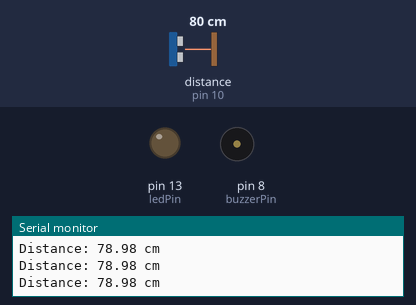
The sketch below on a simulated Arduino Uno, built with avr-gcc and run on an emulated ATmega328P. Parts: output pins drawn as LEDs (lit = HIGH), buzzer (waves = sounding, pin HIGH), the last lines printed to the serial monitor. Wiring (inferred from the names in the program): ultrasonic range finder: trigger pin 9; echo pin 10. Dashed ring = blinking. The test bench sets the inputs (shaded band); at power-on: distance to the obstacle (sensor on pin 10) 80 cm. The echo pulse lasts 58.3 µs per cm; pins used as bus, display or sensor lines are not drawn.

Above: at 1.2 s.
1.3 s: distance to the obstacle (sensor on pin 10) set to 53 cm
4.3 s: distance to the obstacle (sensor on pin 10) set to 46 cm
At 4.7 s:
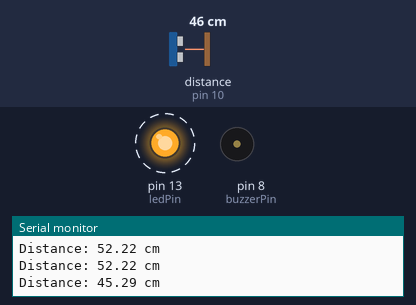
7.3 s: distance to the obstacle (sensor on pin 10) set to 60 cm
At 8.0 s:
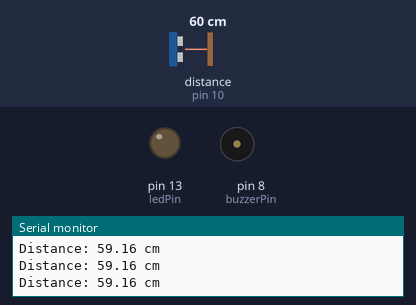
8.8 s: distance to the obstacle (sensor on pin 10) set to 2 cm
At 9.2 s:
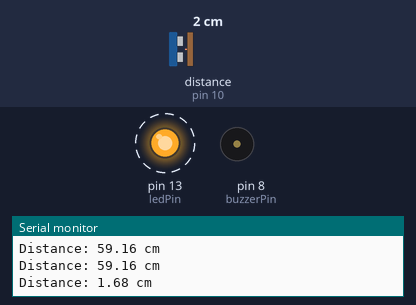
Timing chart, 0 to 12.8 s (numbered marks = the images above; inputs shaded):
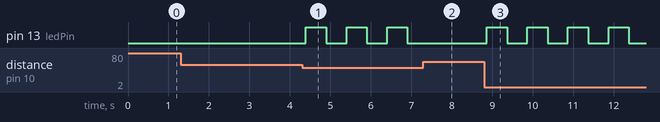

The sketch:

project1.ino
```cpp
const int trigPin = 9;
const int echoPin = 10;
const int ledPin = 13;
const int buzzerPin = 8;

void setup() {
  pinMode(trigPin, OUTPUT);
  pinMode(echoPin, INPUT);
  pinMode(ledPin, OUTPUT);
  pinMode(buzzerPin, OUTPUT);
  Serial.begin(9600);
}

void loop() {
 
  digitalWrite(trigPin, LOW);
  delayMicroseconds(2);
  digitalWrite(trigPin, HIGH);
  delayMicroseconds(10);
  digitalWrite(trigPin, LOW);

 
  noInterrupts();
  long duration = pulseIn(echoPin, HIGH, 30000);  
  interrupts();

  float distance = (duration > 0 ? duration * 0.034 / 2 : 1000.0);

  Serial.print("Distance: ");
  Serial.print(distance);
  Serial.println(" cm");

  if (distance < 50) {
   
    float distanceMeters = distance / 100.0;
    float lightTime = (distanceMeters * 2) / 299792458.0;
    long lightTimeMicro = lightTime * 1e6;

   
    digitalWrite(buzzerPin, HIGH);
    delayMicroseconds(lightTimeMicro);
    digitalWrite(buzzerPin, LOW);

   
    digitalWrite(ledPin, HIGH);
    delay(500);
    digitalWrite(ledPin, LOW);
    delay(500);

  } else {
   
    digitalWrite(ledPin, LOW);
    digitalWrite(buzzerPin, LOW);
    delay(100);  
  }
}
```

Measured:
- the behaviour switches between 51 and 50 cm on distance to the obstacle (sensor on pin 10) (found by bisection; images 0 and 1)
- after the input at 4.3 s, pin 13 (ledPin): alternates HIGH for 0.50 s and LOW for 0.50 s, starting after 0.10 s
- after the input at 7.3 s, pin 13 (ledPin): stays LOW (without the input it goes to HIGH after 0.11 s)
- after the input at 8.8 s, pin 13 (ledPin): alternates HIGH for 0.50 s and LOW for 0.50 s, starting after 0.07 s
